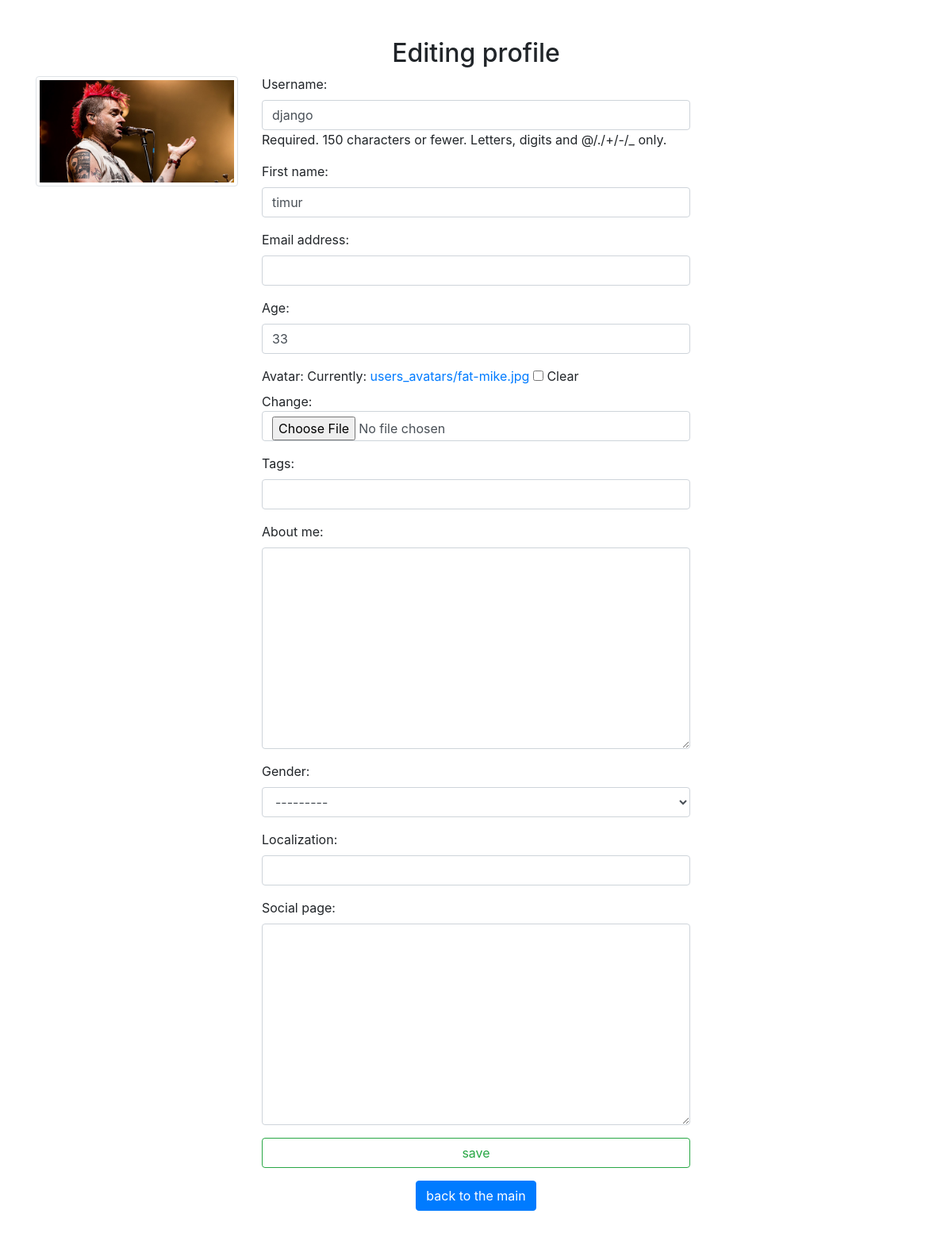
Screenshot of /auth/edit/ (signed in) with the database file from the repository.
### authapp/models.py (models this page shows, shortened)
class ShopUser(AbstractUser):
    avatar = models.ImageField(upload_to='users_avatars', blank=True)
    age = models.PositiveSmallIntegerField(verbose_name='age', default=18)
    activation_key = models.CharField(max_length=128, blank=True)
    activation_key_expires = models.DateTimeField(default=(now() + timedelta(hours=48)))

### authapp/views.py (the view)
# urls.py: path('edit/', authapp.edit, name='edit'),
@transaction.atomic
def edit(request):
    title = 'edit'
    if request.method == 'POST':
        edit_form = ShopUserEditForm(request.POST, request.FILES, instance=request.user)
        profile_form = ShopUserProfileEditForm(request.POST, instance=request.user.shopuserprofile)
        if edit_form.is_valid() and profile_form.is_valid():
            edit_form.save()
            return HttpResponseRedirect(reverse('auth:edit'))
    else:
        edit_form = ShopUserEditForm(instance=request.user)
        profile_form = ShopUserProfileEditForm(instance=request.user.shopuserprofile)
    content = {'title': title, 'edit_form': edit_form, 'profile_form': profile_form}
    return render(request, 'authapp/edit.html', content)

### authapp/forms.py (shortened to what this page needs)
class ShopUserEditForm(UserChangeForm):
    class Meta:
        model = ShopUser
        fields = ('username', 'first_name', 'email', 'age', 'avatar', 'password')
    def __init__(self, *args, **kwargs):
        super().__init__(*args, **kwargs)
        for field_name, field in self.fields.items():
            field.widget.attrs['class'] = 'form-control'
            if field_name == 'password':
                field.widget = forms.HiddenInput()

class ShopUserProfileEditForm(forms.ModelForm):
    class Meta:
        model = ShopUserProfile
        fields = ('tagline', 'about_me', 'gender', 'localization', 'social_page')
    def __init__(self, *args, **kwargs):
        super(ShopUserProfileEditForm, self).__init__(*args, **kwargs)
        for field_name, field in self.fields.items():
            field.widget.attrs['class'] = 'form-control'

### mainapp/context_processors.py (called while the page is built)
def shopping_cart(request):
    shopping_cart = []
    if request.user.is_authenticated:
        shopping_cart = request.user.shopping_cart.select_related()
    return {
        'shopping_cart':
            shopping_cart,
    }

### authapp/templates/authapp/edit.html (shortened to what this page needs)
{% extends 'authapp/base.html' %}
{% load static %}
{% block content %}
    <div class="container mt-5">
    <div class="row">
    <div class="col mt-5">
        {% if not user.avatar == '' %}
        <img src="/media/{{ user.avatar }}" alt="avatar" class="img-thumbnail rounded float-left">
    {% endif %}
    </div>
    <div class="col-6">
            {% include 'authapp/includes/inc_body_head.html' %}
    <form class="form-group" action="{% url 'auth:edit' %}" method="post" enctype="multipart/form-data">
        {{ edit_form.as_p }}
        {{ profile_form.as_p }}
        <input class="form-control btn btn-outline-success" type="submit" value="save">
    </form>
    </div>
    <div class="col"></div>
    </div>
    </div>
    <div class="container text-center mb-5">
    <div class="row">
        <div class="col"></div>
        <div class="col-6">
            <a href="{% url 'main' %}" class="btn btn-primary" role="button">
            back to the main
        </a>
        </div>
        <div class="col"></div>
    </div>
    </div>
{% endblock %}

### rows the page displays
ShopUser: avatar (picture), username "django", first_name "timur", age "33"
